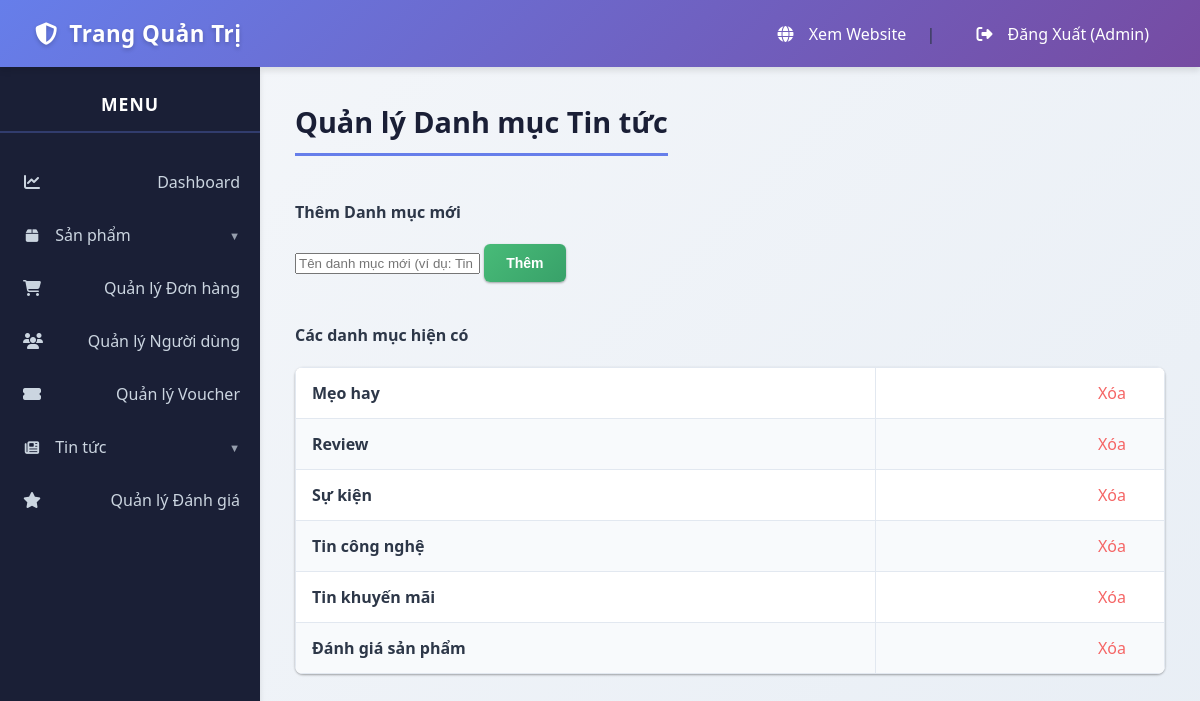
Page /public/admin/post_categories (signed in) on the committed database.
### tables this page shows
CREATE TABLE `post_categories` (
  `id` int(11) NOT NULL,
  `name` varchar(100) NOT NULL
);

### app/core/App.php (called while the page is built, shortened)
<?php
class App
{
    protected $method = 'index';
    public function __construct()
    {
        $url = $this->parseUrl();
        if (isset($url[0]) && file_exists('../app/Controllers/' . ucfirst($url[0]) . 'Controller.php')) {
            unset($url[0]);
        }
        $this->controller = new $this->controller;
        if (isset($url[1])) {
            if (method_exists($this->controller, $url[1])) {
                $this->method = $url[1];
                unset($url[1]);
            }
        }
        $this->params = $url ? array_values($url) : [];
        call_user_func_array([$this->controller, $this->method], $this->params);
    }
    public function parseUrl()
    {
        if (isset($_GET['url'])) {
            $url = rtrim($_GET['url'], '/');
            $url = filter_var($url, FILTER_SANITIZE_URL);
            $url = explode('/', $url);
            return $url;
        }
        return [];
    }
}

### public/index.php (called while the page is built, shortened)
<?php
$app = new App();

### app/core/Database.php (called while the page is built, shortened)
<?php
class Database
{
    private $host = DB_HOST;
    private $user = DB_USER;
    private $pass = DB_PASS;
    private $dbname = DB_NAME;
    public $dbh;
    private $stmt;
    public function __construct()
    {
        $dsn = 'mysql:host=' . $this->host . ';dbname=' . $this->dbname;
        $options = [
            PDO::ATTR_PERSISTENT => true,
            PDO::ATTR_ERRMODE => PDO::ERRMODE_EXCEPTION,
            PDO::ATTR_DEFAULT_FETCH_MODE => PDO::FETCH_ASSOC,
            PDO::MYSQL_ATTR_INIT_COMMAND => 'SET NAMES utf8'
        ];
        try {
            $this->dbh = new PDO($dsn, $this->user, $this->pass, $options);
        } catch (PDOException $e) {
            $this->error = $e->getMessage();
            echo $this->error;
        }
    }
    public function query($sql)
    {
        $this->stmt = $this->dbh->prepare($sql);
    }
    public function execute()
    {
        return $this->stmt->execute();
    }
    public function resultSet()
    {
        $this->execute();
        return $this->stmt->fetchAll();
    }
}

### app/Models/CategoryModel.php (called while the page is built, shortened)
<?php
class CategoryModel
{
    private $db;
    public function __construct()
    {
        $this->db = new Database;
    }
    public function getAllCategories()
    {
        $this->db->query('SELECT * FROM post_categories ORDER BY name ASC');
        return $this->db->resultSet();
    }
}

### app/core/Controller.php (called while the page is built, shortened)
<?php
class Controller
{
    public function model($model)
    {
        if (file_exists('../app/Models/' . $model . '.php')) {
            return new $model();
        }
        return null;
    }
}

### app/Views/admin/posts/categories.php (the view)
<h2><?php echo $data['title']; ?></h2>
<div class="attribute-box">
    <h4>Thêm Danh mục mới</h4>
    <form action="<?php echo URLROOT; ?>/admin/addPostCategory" method="POST" class="value-form">
        <input type="text" name="name" placeholder="Tên danh mục mới (ví dụ: Tin quốc tế)" required>
        <button type="submit" class="btn btn-success">Thêm</button>
    </form>
</div>
<div class="attribute-box">
    <h4>Các danh mục hiện có</h4>
    <table>
        <tbody>
            <?php foreach ($data['categories'] as $category) : ?>
                <tr>
                    <td><strong><?php echo htmlspecialchars($category['name']); ?></strong></td>
                    <td class="action-links" style="text-align: right;">
                        <a href="<?php echo URLROOT; ?>/admin/deletePostCategory/<?php echo $category['id']; ?>"
                            class="delete"
                            onclick="return confirm('Bạn có chắc muốn xóa? Các bài viết thuộc danh mục này sẽ bị mất danh mục.');">
                            Xóa
                        </a>
                    </td>
                </tr>
            <?php endforeach; ?>
        </tbody>
    </table>
</div>

### app/Views/layouts/admin_header.php (style rules this page uses)
:root { --primary-color: #667eea; --primary-dark: #5568d3; --secondary-color: #1a1f36; --secondary-light: #2d3748; --danger-color: #f56565; --success-color: #48bb78; --warning-color: #f6ad55; --light-color: #f7fafc; --dark-color: #2d3748; --white-color: #ffffff; --border-color: #e2e8f0; --shadow-sm: 0 1px 3px rgba(0, 0, 0, 0.12), 0 1px 2px rgba(0, 0, 0, 0.24); --shadow-md: 0 4px 6px rgba(0, 0, 0, 0.1); --shadow-lg: 0 10px 25px rgba(0, 0, 0, 0.15); }
* { box-sizing: border-box; }
body { font-family: 'Segoe UI', Tahoma, Geneva, Verdana, sans-serif; margin: 0; background: linear-gradient(135deg, #f5f7fa 0%, #e8eef5 100%); color: var(--dark-color); min-height: 100vh; }
.admin-content h2 { margin-top: 0; color: var(--secondary-color); border-bottom: 3px solid var(--primary-color); padding-bottom: 12px; font-size: 1.8em; font-weight: 600; display: inline-block; }
table { width: 100%; border-collapse: collapse; background: var(--white-color); box-shadow: var(--shadow-sm); border-radius: 8px; overflow: hidden; }
th, td { padding: 14px 16px; border: 1px solid var(--border-color); text-align: left; vertical-align: middle; }
tr:nth-child(even) { background-color: #f8fafc; }
.btn { display: inline-block; padding: 11px 22px; font-size: 14px; font-weight: 600; text-align: center; text-decoration: none; color: var(--white-color); border: none; border-radius: 6px; cursor: pointer; transition: all 0.3s ease; margin-bottom: 20px; box-shadow: var(--shadow-sm); }
.btn-success { background: linear-gradient(135deg, #48bb78 0%, #38a169 100%); }
.action-links a { color: var(--primary-color); text-decoration: none; margin-right: 12px; font-weight: 500; padding: 6px 10px; border-radius: 4px; transition: all 0.2s ease; }
.action-links a.delete { color: var(--danger-color); }

### rows in the picture
post_categories: name "Mẹo hay"
post_categories: name "Review"
post_categories: name "Sự kiện"
post_categories: name "Tin công nghệ"
post_categories: name "Tin khuyến mãi"
post_categories: name "Đánh giá sản phẩm"

### other values in the picture
$_SESSION['user_name'] "Admin"
$data['title'] "Quản lý Danh mục Tin tức"
